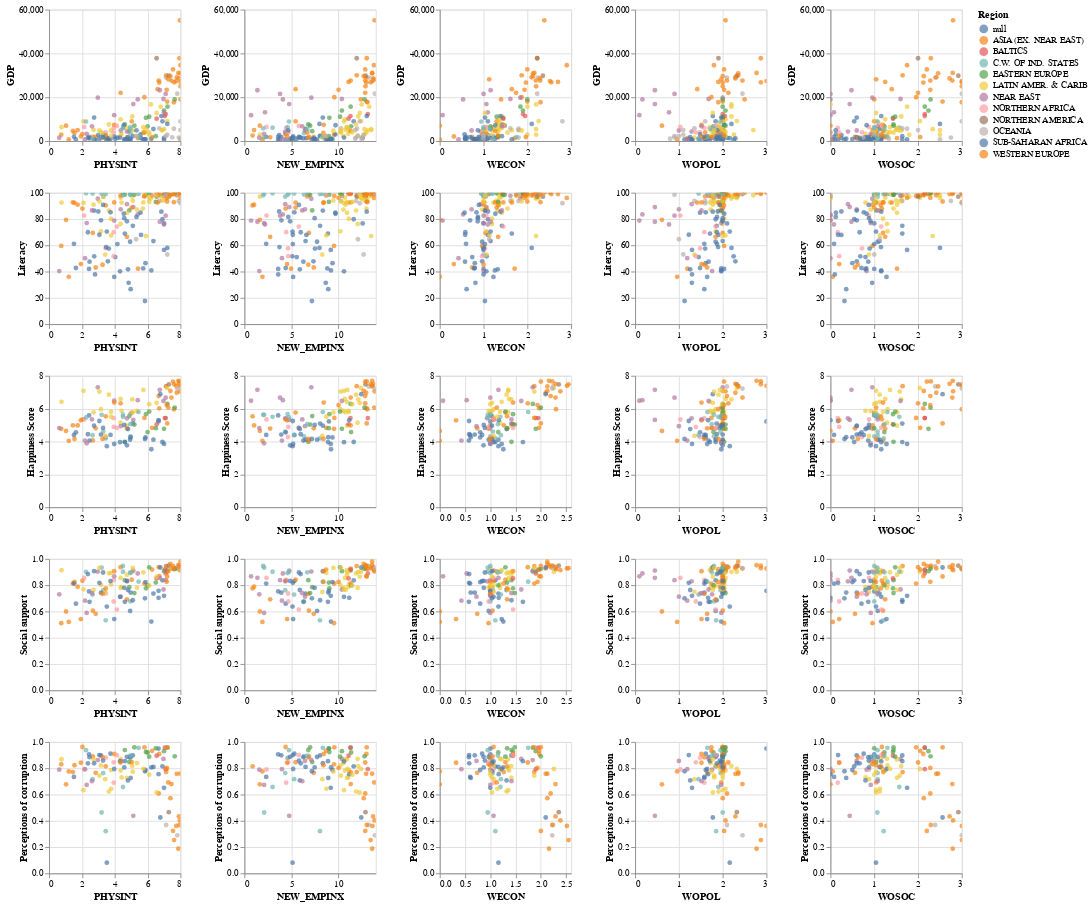

The cell this chart's notebook holds for it:
### Markdown cell above
The heatmap above shows correlations between GDP, Literacy, Happiness Score, Social Support, Perceptions of Corruption, Physical Integrity Rights Index (PHYSINT), Empowerment Rights Index (NEW_EMPINX), Women's Economic Rights (WECON), Women's Political Rights (WOPOL), and Women's Social Rights (WOSOC). GDP, Literacy, Happiness Score, and Social Support all have positive correlations with the 5 rights indicators. In other words, how much a government respects those rights corresponds with how developed a country's economy, education, and well-being are. Perceptions of Corruption is negatively correlated with the 5 rights indicators, which means that the less corrupted the government, the more those rights are respected.

### Code cell
#graphs of correlations between indicators

alt.Chart(new_hr_mean).mark_circle().encode(
    alt.X(alt.repeat('column'), type='quantitative'),
    alt.Y(alt.repeat('row'), type='quantitative'),
    tooltip='Country', color='Region'
).properties(width=150, height=150).repeat(
    row=['GDP', 'Literacy', 'Happiness Score', 'Social support', 'Perceptions of corruption'],
    column=['PHYSINT', 'NEW_EMPINX', 'WECON', 'WOPOL', 'WOSOC']
).interactive()

### Figure 1 — Vega-Lite specification as saved in the notebook (floating-point values rounded to 4 significant figures; data arrays with more than 128 entries replaced by an {"elided": "..."} marker saying what was removed)
{"config": {"view": {"continuousWidth": 400, "continuousHeight": 300}}, "repeat": {"column": ["PHYSINT", "NEW_EMPINX", "WECON", "WOPOL", "WOSOC"], "row": ["GDP", "Literacy", "Happiness Score", "Social support", "Perceptions of corruption"]}, "spec": {"data": {"name": "data-5fa1fa872b5cebe84d4bafdf9c9b2eeb"}, "mark": "circle", "encoding": {"color": {"type": "nominal", "field": "Region"}, "tooltip": {"type": "nominal", "field": "Country"}, "x": {"type": "quantitative", "field": {"repeat": "column"}}, "y": {"type": "quantitative", "field": {"repeat": "row"}}}, "height": 150, "selection": {"selector001": {"type": "interval", "bind": "scales", "encodings": ["x", "y"]}}, "width": 150}, "$schema": "https://vega.github.io/schema/vega-lite/v4.0.2.json", "datasets": {"data-5fa1fa872b5cebe84d4bafdf9c9b2eeb": {"elided": "202 records"}}}
